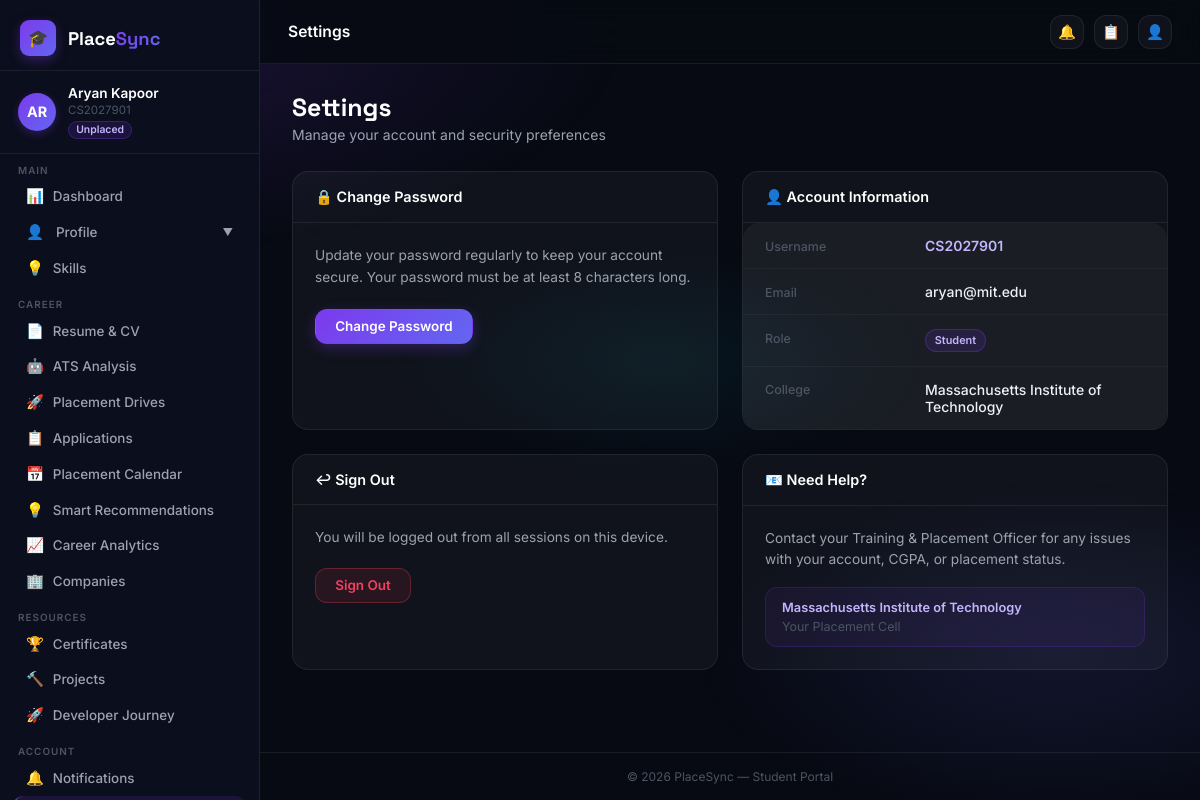
Page /student/settings/ (signed in) on the committed database.
### students/models.py (models this page shows, shortened)
class Student(models.Model):
    class PlacementStatus(models.TextChoices):
        UNPLACED = 'UNPLACED', 'Unplaced'
        PLACED = 'PLACED', 'Placed'
        INTERN = 'INTERN', 'Internship'
        PLACED_AND_INTERN = 'PLACED_AND_INTERN', 'Placed & Internship'
    user = models.OneToOneField(
        settings.AUTH_USER_MODEL,
        on_delete=models.CASCADE,
        related_name='student_profile',
        null=True,
        blank=True
    )
    college = models.ForeignKey(
        'colleges.College',
        on_delete=models.CASCADE,
        related_name='students'
    )
    department = models.ForeignKey(
        'departments.Department',
        on_delete=models.CASCADE,
        related_name='students'
    )
    batch = models.ForeignKey(
        'batches.Batch',
        on_delete=models.CASCADE,
        related_name='students'
    )
    roll_number = models.CharField(max_length=50)
    name = models.CharField(max_length=255)
    email = models.EmailField()
    phone = models.CharField(max_length=20, blank=True)
    cgpa = models.DecimalField(
        max_digits=4,
        decimal_places=2,
        null=True,
        blank=True,
        help_text="CGPA out of 10"
    )
    spi = models.DecimalField(
        max_digits=4,
        decimal_places=2,
        null=True,
        blank=True,
        help_text="Semester Performance Index"
    )
    cpi = models.DecimalField(
        max_digits=4,
        decimal_places=2,
        null=True,
        blank=True,
        help_text="Cumulative Performance Index"
    )
    backlogs = models.PositiveIntegerField(
        default=0,
        help_text="Number of active backlogs"
    )
    semester = models.PositiveSmallIntegerField(
        default=1,
        help_text="Current semester"
    )
    division = models.CharField(
        max_length=10,
        blank=True,
        help_text="Class division/section"
    )
    placement_status = models.CharField(
        max_length=20,
        choices=PlacementStatus.choices,
        default=PlacementStatus.UNPLACED
    )
    package_amount = models.DecimalField(
        max_digits=10,
        decimal_places=2,
        null=True,
        blank=True,
        help_text="LPA package amount if placed"
    )
    stipend_amount = models.DecimalField(
        max_digits=10,
        decimal_places=2,
        null=True,
        blank=True,
        help_text="Monthly stipend amount if doing internship"
    )
    photo = models.ImageField(upload_to='student_photos/', blank=True, null=True)
    date_of_birth = models.DateField(blank=True, null=True)
    gender = models.CharField(max_length=20, blank=True)
    leetcode_url = models.URLField(blank=True)
    codechef_url = models.URLField(blank=True)
    hackerrank_url = models.URLField(blank=True)
    preferred_job_role = models.CharField(max_length=100, blank=True)
    preferred_work_location = models.CharField(max_length=100, blank=True)
    higher_studies = models.CharField(max_length=255, blank=True, help_text="e.g. MS in CS, MBA")
    tenth_board = models.CharField(max_length=100, blank=True)
    tenth_percentage = models.DecimalField(max_digits=5, decimal_places=2, null=True, blank=True)
    twelfth_board = models.CharField(max_length=100, blank=True)
    twelfth_percentage = models.DecimalField(max_digits=5, decimal_places=2, null=True, blank=True, verbose_name="12th/Diploma Percentage")
    degree = models.CharField(max_length=100, blank=True, default="B.Tech")
    current_academic_year = models.CharField(max_length=50, blank=True, help_text="e.g. 1st Year, 2nd Year, etc.")
    admission_year = models.PositiveIntegerField(null=True, blank=True)
    graduation_year = models.PositiveIntegerField(null=True, blank=True)
    course = models.CharField(max_length=100, blank=True, default="Computer Science & Engineering")
    bio = models.TextField(blank=True, help_text="Short personal introduction")
    address = models.CharField(max_length=500, blank=True)
    skills = models.TextField(
        blank=True,
        help_text="Comma-separated skills e.g. Python, Django, SQL"
    )
    linkedin_url = models.URLField(blank=True)
    github_url = models.URLField(blank=True)
    portfolio_url = models.URLField(blank=True)
    resume = models.FileField(
        upload_to='student_resumes/',
        blank=True,
        null=True,
        help_text="Upload PDF resume"
    )
    resume_uploaded_at = models.DateTimeField(null=True, blank=True)
    class Meta:
        constraints = [
            models.UniqueConstraint(
                fields=['college', 'roll_number'],
                name='unique_college_roll_number'
            ),
        ]
        ordering = ['roll_number']

### accounts/models.py (models this page shows, shortened)
class User(AbstractUser):
    class Role(models.TextChoices):
        COLLEGE_ADMIN = 'COLLEGE_ADMIN', 'College Admin'
        STUDENT = 'STUDENT', 'Student'
    role = models.CharField(
        max_length=20,
        choices=Role.choices,
        default=Role.STUDENT
    )
    college = models.ForeignKey(
        'colleges.College',
        on_delete=models.SET_NULL,
        null=True,
        blank=True,
        related_name='users'
    )
    must_change_password = models.BooleanField(default=False)

### colleges/models.py (models this page shows, shortened)
class College(models.Model):
    name = models.CharField(max_length=255, unique=True)
    code = models.CharField(max_length=50, unique=True, help_text="Unique college code or abbreviation")
    address = models.TextField(blank=True)
    website = models.URLField(blank=True)
    created_at = models.DateTimeField(auto_now_add=True)
    logo = models.ImageField(upload_to='college_logos/', blank=True, null=True)
    university = models.CharField(max_length=255, blank=True)
    email = models.EmailField(blank=True)
    phone = models.CharField(max_length=20, blank=True)
    linkedin = models.URLField(blank=True, verbose_name="LinkedIn")
    twitter = models.URLField(blank=True, verbose_name="Twitter")
    instagram = models.URLField(blank=True, verbose_name="Instagram")

### student_portal/views.py (the view)
# urls.py: path('settings/',                         StudentSettingsView.as_view(),              name='settings'),
class StudentSettingsView(StudentRequiredMixin, View):
    template_name = 'student_portal/settings.html'
    def get(self, request, *args, **kwargs):
        student = _get_student(request)
        return render(request, self.template_name, {**_base_ctx(request, student)})

### student_portal/views.py (called while the page is built)
def _get_student(request):
    try:
        return request.user.student_profile
    except Student.DoesNotExist:
        return None

def _base_ctx(request, student=None):
    unread = 0
    if request.user.is_authenticated:
        unread = Notification.objects.filter(user=request.user, is_read=False).count()
    return {
        'student': student or _get_student(request),
        'unread_count': unread,
    }

    def dispatch(self, request, *args, **kwargs):
        if not request.user.is_authenticated:
            return self.handle_no_permission()
        if request.user.role != 'STUDENT':
            return redirect('dashboard:index')
        return super().dispatch(request, *args, **kwargs)

### templates/student_portal/settings.html (shortened to what this page needs)
{% extends 'student_portal/base.html' %}
{% block topbar_title %}Settings{% endblock %}
{% block content %}
<div class="sp-page-header">
  <div>
    <h1 class="sp-page-title">Settings</h1>
    <p class="sp-page-subtitle">Manage your account and security preferences</p>
  </div>
</div>
<div style="display:grid;grid-template-columns:1fr 1fr;gap:1.5rem;">
  <div class="sp-card">
    <div class="sp-card-header">
      <span class="sp-card-title">🔒 Change Password</span>
    </div>
    <div class="sp-card-body">
      <p style="font-size:.855rem;color:var(--txt-2);margin-bottom:1.25rem;line-height:1.6;">
        Update your password regularly to keep your account secure.
        Your password must be at least 8 characters long.
      </p>
      <a href="{% url 'accounts:password_change' %}" class="sp-btn sp-btn-primary">Change Password</a>
    </div>
  </div>
  <div class="sp-card">
    <div class="sp-card-header">
      <span class="sp-card-title">👤 Account Information</span>
    </div>
    <div class="sp-profile-info-card" style="border:none;">
      <div class="sp-info-row">
        <div class="sp-info-label">Username</div>
        <div class="sp-info-value" style="color:#c4b5fd;font-weight:600;">{{ request.user.username }}</div>
      </div>
      <div class="sp-info-row">
        <div class="sp-info-label">Email</div>
        <div class="sp-info-value">{{ request.user.email }}</div>
      </div>
      <div class="sp-info-row">
        <div class="sp-info-label">Role</div>
        <div class="sp-info-value"><span class="sp-badge sp-badge-violet">Student</span></div>
      </div>
      <div class="sp-info-row">
        <div class="sp-info-label">College</div>
        <div class="sp-info-value">{{ request.user.college.name }}</div>
      </div>
    </div>
  </div>
  <div class="sp-card">
    <div class="sp-card-header">
      <span class="sp-card-title">↩ Sign Out</span>
    </div>
    <div class="sp-card-body">
      <p style="font-size:.855rem;color:var(--txt-2);margin-bottom:1.25rem;line-height:1.6;">
        You will be logged out from all sessions on this device.
      </p>
      <a href="{% url 'accounts:logout' %}" class="sp-btn sp-btn-danger">Sign Out</a>
    </div>
  </div>
  <div class="sp-card">
    <div class="sp-card-header">
      <span class="sp-card-title">📧 Need Help?</span>
    </div>
    <div class="sp-card-body">
      <p style="font-size:.855rem;color:var(--txt-2);margin-bottom:1rem;line-height:1.6;">
        Contact your Training &amp; Placement Officer for any issues with your account,
        CGPA, or placement status.
      </p>
      <div style="padding:.75rem 1rem;background:rgba(124,58,237,.07);border:1px solid rgba(124,58,237,.2);border-radius:var(--r-md);">
        <div style="font-size:.8rem;color:#c4b5fd;font-weight:600;">{{ student.college.name }}</div>
        <div style="font-size:.78rem;color:var(--txt-3);margin-top:.2rem;">Your Placement Cell</div>
      </div>
    </div>
  </div>
</div>
{% endblock %}

### templates/student_portal/base.html (shortened to what this page needs)
{% load static %}
<!DOCTYPE html>
<html lang="en">
<head>
<link rel="stylesheet" href="{% static 'css/student.css' %}">
</head>
<body>
<div class="sp-layout">
  <aside class="sp-sidebar" role="navigation" aria-label="Student navigation">
    <a href="{% url 'student_portal:dashboard' %}" class="sp-brand">
      <div class="sp-brand-icon">🎓</div>
      <div class="sp-brand-text">Place<span>Sync</span></div>
    </a>
    {% if student %}
    <div class="sp-identity">
      <div class="sp-avatar">{{ student.name|slice:":2"|upper }}</div>
      <div>
        <div class="sp-identity-name">{{ student.name }}</div>
        <div class="sp-identity-roll">{{ student.roll_number }}</div>
        <div class="sp-identity-badge">{{ student.get_placement_status_display }}</div>
      </div>
    </div>
    {% endif %}
    <div class="sp-section">
      <div class="sp-section-label">Main</div>
      <ul class="sp-nav">
        <li><a href="{% url 'student_portal:dashboard' %}"     class="sp-link {% block nav_dashboard %}{% endblock %}"><span class="sp-link-icon">📊</span> Dashboard</a></li>
        <li>
          <details class="sp-nav-details" {% block nav_profile_open %}{% endblock %}>
            <summary class="sp-link {% block nav_profile_parent %}{% endblock %}" style="display: flex; align-items: center; justify-content: space-between; cursor: pointer; list-style: none; outline: none; width: 100%;">
              <span style="display: flex; align-items: center; gap: 0.75rem;">
                <span class="sp-link-icon">👤</span> Profile
              </span>
              <span class="sp-dropdown-caret" style="font-size: 0.65rem; color: var(--txt-2); transition: var(--t);">▼</span>
            </summary>
          </details>
        </li>
        <li><a href="{% url 'student_portal:skills' %}"        class="sp-link {% block nav_skills %}{% endblock %}"><span class="sp-link-icon">💡</span> Skills</a></li>
      </ul>
    </div>
    <div class="sp-section">
      <div class="sp-section-label">Career</div>
      <ul class="sp-nav">
        <li><a href="{% url 'student_portal:resume_dashboard' %}" class="sp-link {% block nav_resume %}{% endblock %}"><span class="sp-link-icon">📄</span> Resume &amp; CV</a></li>
        <li><a href="{% url 'student_portal:resume_dashboard' %}" class="sp-link {% block nav_ats %}{% endblock %}"><span class="sp-link-icon">🤖</span> ATS Analysis</a></li>
        <li><a href="{% url 'student_portal:drives' %}"        class="sp-link {% block nav_drives %}{% endblock %}"><span class="sp-link-icon">🚀</span> Placement Drives</a></li>
        <li><a href="{% url 'student_portal:applications' %}"  class="sp-link {% block nav_applications %}{% endblock %}"><span class="sp-link-icon">📋</span> Applications</a></li>
        <li><a href="{% url 'student_portal:calendar' %}"      class="sp-link {% block nav_calendar %}{% endblock %}"><span class="sp-link-icon">📅</span> Placement Calendar</a></li>
        <li><a href="{% url 'student_portal:recommendations' %}" class="sp-link {% block nav_recommendations %}{% endblock %}"><span class="sp-link-icon">💡</span> Smart Recommendations</a></li>
        <li><a href="{% url 'student_portal:analytics' %}"       class="sp-link {% block nav_analytics %}{% endblock %}"><span class="sp-link-icon">📈</span> Career Analytics</a></li>
        <li><a href="{% url 'student_portal:drives' %}"        class="sp-link {% block nav_companies %}{% endblock %}"><span class="sp-link-icon">🏢</span> Companies</a></li>
      </ul>
    </div>
    <div class="sp-section">
      <div class="sp-section-label">Resources</div>
      <ul class="sp-nav">
        <li><a href="{% url 'student_portal:certificates_list' %}"       class="sp-link {% block nav_certs %}{% endblock %}"><span class="sp-link-icon">🏆</span> Certificates</a></li>
        <li><a href="{% url 'student_portal:projects_list' %}"  class="sp-link {% block nav_projects %}{% endblock %}"><span class="sp-link-icon">🔨</span> Projects</a></li>
        <li><a href="{% url 'student_portal:journey' %}"  class="sp-link {% block nav_coding %}{% endblock %}"><span class="sp-link-icon">🚀</span> Developer Journey</a></li>
      </ul>
    </div>
    <div class="sp-section">
      <div class="sp-section-label">Account</div>
      <ul class="sp-nav">
        <li>
          <a href="{% url 'student_portal:notifications' %}" class="sp-link {% block nav_notif %}{% endblock %}">
            <span class="sp-link-icon">🔔</span> Notifications
          </a>
        </li>
      </ul>
    </div>
  </aside>
  <div class="sp-main">
    <header class="sp-topbar">
      <span class="sp-topbar-title">{% block topbar_title %}Dashboard{% endblock %}</span>
      <div class="sp-topbar-right">
        <a href="{% url 'student_portal:notifications' %}" class="sp-topbar-btn" title="Notifications">
          🔔
        </a>
        <a href="{% url 'student_portal:applications' %}" class="sp-topbar-btn" title="Applications">📋</a>
        <a href="{% url 'student_portal:profile' %}"      class="sp-topbar-btn" title="Profile">👤</a>
      </div>
    </header>
    <main class="sp-content" id="main-content">
      {% block content %}{% endblock %}
    </main>
    <footer class="sp-page-footer">
      &copy; 2026 PlaceSync &mdash; Student Portal
    </footer>
  </div>
</div>
</body>
</html>

### templates/student_portal/base.html (style rules this page uses)
summary { list-style: none; }

### rows in the picture
Student: name "AR", name "Aryan Kapoor", roll_number "CS2027901", placement_status "Unplaced", college.name "Massachusetts Institute of Technology"
User: user.username "CS2027901", user.email "aryan@mit.edu", user.college.name "Massachusetts Institute of Technology"
